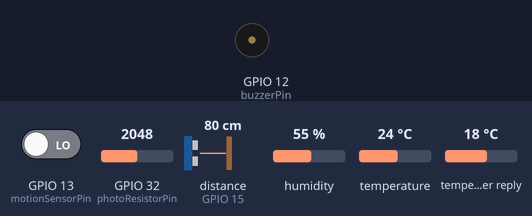
The program below on a simulated ESP32. Shown: buzzer (waves = sounding). Wiring (inferred from the names in the program): ultrasonic range finder: trigger GPIO 25; echo GPIO 15. The test bench sets the inputs (shaded band); at power-on: temperature 24 °C, GPIO 13 (motionSensorPin) LOW, temperature in the weather reply 18 °C, GPIO 32 (photoResistorPin) = 2048, distance to the obstacle (sensor on GPIO 15) 80 cm, humidity 55 %. The echo pulse lasts 58.3 µs per cm; WiFi joins after 1.5 s; servers stay silent unless stated; uploads are accepted with an empty reply; the local clock reads 2024-03-15 10:24:30 at power-on unless the program sets it; web services answer with replies made up by the test bench; what the program prints to the serial monitor is not drawn.

Above: at 13.7 s.
13.8 s: temperature set to 33 °C
23.2 s: GPIO 13 (motionSensorPin) driven HIGH
26.6 s: temperature in the weather reply set to 28 °C
At 47.7 s:
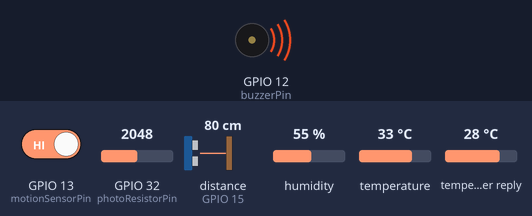
Timing chart, 0 to 49.9 s (numbered marks = the images above; inputs shaded):
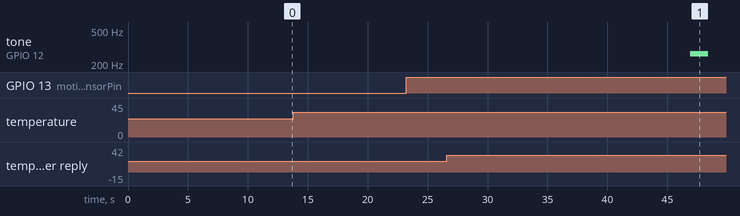

The program:

main.cpp
```cpp
#include <Arduino.h>
#include <Wire.h>
#include "DHT20.h"
#include "TempSensor.hpp"
#include "wifiConnect.hpp"
#include "Motion.hpp"
#include "Distance.hpp"
#include <Tone32.h>
#include "helper.hpp"

const int trigPin = GPIO_NUM_25;
const int echoPin = GPIO_NUM_15;
const int motionSensorPin = GPIO_NUM_13;
const int photoResistorPin = GPIO_NUM_32;
const int buzzerPin = GPIO_NUM_12;

#define SOUND_SPEED 0.034
#define CM_TO_INCH 0.393701
#define BUZZER_CHANNEL 0
#define TEMP_LIGHT_TIMER 10000;

unsigned int numDarkIndoors = 0;
float halfMinuteTimer;
bool isBreak = false;
bool stoodUp = false;
float maxSittingTime = 20000;
float initialSittingTime;
float currentSittingTime;
float startBreak;
float breakDuration = 10000;
long duration;
float distanceCm;
float distanceInch;
float volatile movementDetected = false;
int exceededSittingTime = 0;
char sittingStr[] = "numExceededSitting";
char outdoorStr[] = "outdoorTemp";
char indoorStr[] = "indoorTemp";
int minLightVal = INT_MAX;
int maxLightVal = INT_MIN;

StaticJsonDocument<BUF_SIZE> weatherJson;

TempSensor tempSensor{75, true};           // prefTemp = 75, units in Fahrenheit
Distance distanceSensor{trigPin, echoPin};

void IRAM_ATTR detectsMovement(){
  movementDetected = true;
  Serial.println("MOTION DETECTED");
}

float getCurrentDistance() {
  digitalWrite(trigPin, LOW);
  delayMicroseconds(2);
  digitalWrite(trigPin, HIGH);
  delayMicroseconds(10);
  digitalWrite(trigPin, LOW);

  duration = pulseIn(echoPin, HIGH);
  distanceSensor.setDistanceInch(duration);
  float distanceInch = distanceSensor.getDistanceInch();
  return distanceInch;
}

void playBuzzer() {
  float startTime = millis();
  while (millis() - startTime < 1500) {
    tone(buzzerPin, NOTE_C4, 500, BUZZER_CHANNEL);
    noTone(buzzerPin, BUZZER_CHANNEL);
  }
}

void setup() {
  Serial.begin(115200);

  // distance sensor
  pinMode(trigPin, OUTPUT);
  pinMode(echoPin, INPUT);

  // light sensor
  calibrateLightSensor(minLightVal, maxLightVal, photoResistorPin);

  // buzzer
  pinMode(buzzerPin, OUTPUT);

  // initialize timer for temp/light sensor
  halfMinuteTimer = millis() + TEMP_LIGHT_TIMER;

  // initialize sitting time
  initialSittingTime = millis();

  // intialize distance threshold (distance from sitting down position)
  float threshold = getCurrentDistance();
  distanceSensor.initializeDistanceThreshold(threshold);

  // motion sensor
  pinMode(motionSensorPin, INPUT);
  attachInterrupt(motionSensorPin, detectsMovement, RISING);

  // Connect to WiFi network
  delay(1000);
  Serial.println();
  Serial.println();
  initializeWifi();
}

void loop() {

  tm* curTm = getCurTime();
  std::string timeStr = "";
  getTimeString(curTm, timeStr);

  // distance sensor -- measure time it takes for signal to return
  float distance = getCurrentDistance();
  currentSittingTime = millis() - initialSittingTime;

  Serial.print("distance to closest object: "); Serial.println(distance);
  Serial.print("threshold: "); Serial.println(distanceSensor.getDistanceThreshold());
  Serial.print("current sitting time (sec): "); Serial.println(convToSec(currentSittingTime));
  Serial.println();

  if (currentSittingTime > maxSittingTime && !isBreak) {      // user needs to take a break now, buzzer to start break
    Serial.println(" BREAK TIME!!! ");
    playBuzzer();
    if (distanceSensor.distanceGreaterThanThreshold() && movementDetected) {
      // person has moved away
      Serial.println("-- BREAK TIME, person has moved away --");
      stoodUp = true;
      initialSittingTime = millis();
      movementDetected = false;

      Serial.print("sittingDuration: "); Serial.println(currentSittingTime);
      postSittingDuration(currentSittingTime, timeStr); //how long they sat for

    } else {  // send to aws to notify user has exceeded their sitting time
      Serial.println(" BREAK TIME, person stayed sitting ");
      exceededSittingTime++;
      stoodUp = false;
      Serial.print("exceededSittingTime: "); Serial.println(exceededSittingTime);
      postExceededSitting(exceededSittingTime); // num times that user exceeded sitting time, sends every second during break!!!
    }
    isBreak = true;
    startBreak = millis();

  }

  if (distanceSensor.distanceGreaterThanThreshold() && movementDetected) {
    // person has moved away
    Serial.println("-- NOT BREAK, person has moved away --");
    initialSittingTime = millis();
    movementDetected = false;
  }

  // buzzer when break is over
  if (isBreak && millis() - startBreak >= breakDuration) {
    Serial.println(" BREAK OVER");
    playBuzzer();
    isBreak = false;
    if (stoodUp){
      initialSittingTime = millis();
    }
  }

  if (millis() > halfMinuteTimer){   // collect temp/light readings every minute
    weatherJson = requestWeatherJson();
    tm* sunsetTm = getDailySunset(weatherJson);
    tm* sunriseTm = getDailySunrise(weatherJson);
    float outdoorTemp = getOutsideTemp(weatherJson);
    float indoorTemp = tempSensor.readIndoorTemp();
    int rec = giveTempRec(indoorTemp, outdoorTemp, tempSensor.getPreferredTemp());

    int currLightVal = getLightVal(minLightVal, maxLightVal, analogRead(photoResistorPin));
    int lightRec = giveLightRec(curTm, sunsetTm, sunriseTm, currLightVal);

    printCurTime(curTm);
    printWeatherData(outdoorTemp, sunriseTm, sunsetTm);
    printSensorData(indoorTemp, currLightVal);

    printTempRec(rec);
    printLightRec(lightRec);

    if (lightRec == OPEN_BLINDS || lightRec == TURN_ON_LIGHT){
      numDarkIndoors++;
      postNumDarkIndoors(numDarkIndoors);// number of times it was dark indoors
    }
    postTempAndLight(outdoorTemp, indoorTemp, currLightVal, timeStr);

    delete sunsetTm;
    delete sunriseTm;
    delete curTm;

    halfMinuteTimer = millis() + TEMP_LIGHT_TIMER;
  }
  delay(3000);
}
```

Distance.hpp
```cpp
#ifndef DISTANCE_HPP
#define DISTANCE_HPP

#include <Arduino.h>
#include <Wire.h>

class Distance {
    public:
        Distance(const int trigPin, const int echoPin);
        void setDistanceInch(long duration);
        float getDistanceInch() const;
        bool distanceGreaterThanThreshold();
        void initializeDistanceThreshold(float threshold);
        float getDistanceThreshold();

    private:
        float distanceThreshold;
        float distanceInch;
        float SOUND_SPEED = 0.034;
        float CM_TO_INCH = 0.393701;
        int trigPin;
        int echoPin;

};

#endif
```

Motion.hpp
```cpp
#ifndef MOTION_HPP
#define MOTION_HPP

#include <Arduino.h>
#include <Wire.h>

class Motion {
    public:
        Motion(const int motionSensorPin);

    private:
        void IRAM_ATTR detectsMovement();
        int motionSensorPin;
};

#endif
```

TempSensor.hpp
```cpp
#ifndef TEMPSENSOR_HPP
#define TEMPSENSOR_HPP

#include "DHT20.h"


class TempSensor
{
public:
    // initialize with a preferred temp
    TempSensor(float preferredTemp);
    // specify units
    TempSensor(float preferredTemp, bool inF);

    void setPreferredTemp(float newTemp);  // user can alter indoor temp pref
    float getPreferredTemp();
    float readIndoorTemp();
    bool inFahrenheit();

private:
    float prefTemp; // stored in Celcius
    bool f;
    DHT20 DHT;


};


#endif
```

helper.hpp
```cpp
#ifndef HELPER_HPP
#define HELPER_HPP

#include <Arduino.h>
#include "time.h"

const int DO_NOTHING = 0;
const int OPEN_WINDOW = 1;
const int CLOSE_WINDOW = 2;
const int OPEN_BLINDS = 3;
const int TURN_ON_LIGHT = 4;
const int LIGHT_THRESHOLD = 10;

float convToSec(float ms);
void calibrateLightSensor(int& minLightVal, int& maxLightVal, int photoResPin);
float getLightVal(float minLight, float maxLight, float rawVal);

void printWeatherData(float outsideTemp, tm* sunriseTm, tm* sunsetTm);
void printSensorData(float temp, float light);
void printCurTime(tm* curTm);
void printIndoorTemp(float temp);
void printOutdoorTemp(float temp);
void printTempRec(int rec);
void printLightRec(int rec);
void printIndoorLight(int lightVal);

bool isDaytime(tm* curTm, tm* sunset, tm* sunrise);
bool isDarkIndoors(float curLightVal);
int tmCompare(tm* t1, tm* t2);

int giveTempRec(float indoor, float outdoor, float prefTemp);
int giveLightRec(tm* curTm, tm* sunset, tm* sunrise, float curLightVal);
void getTimeString(tm* curTm, std::string& str);

#endif
```

wifiConnect.hpp
```cpp
#ifndef WIFICONNECT_HPP
#define WIFICONNECT_HPP

// 1536 recommended buffer size https://arduinojson.org/v6/assistant
# define BUF_SIZE 1536

#include <string>
#include <WiFi.h>
#include <HTTPClient.h>
#include <ArduinoJSON.h>
#include "time.h"

void initializeWifi();
std::string httpRequest(const char* url);
void httpPost(const char* serverName, const char* body);
StaticJsonDocument<BUF_SIZE> jsonify(const std::string response);

StaticJsonDocument<1536> requestWeatherJson();
float getOutsideTemp(StaticJsonDocument<1536> doc);
tm* getDailySunset(StaticJsonDocument<1536> doc);
tm* getDailySunrise(StaticJsonDocument<1536> doc);
tm* getCurTime ();

void postTempAndLight(float outdoorTemp, float indoorTemp, float indoorLight, std::string time);
void postExceededSitting(unsigned int numExceededSitting);
void postSittingDuration(float sitDuration, std::string time);
void postNumDarkIndoors(unsigned int numDarkIndoors);

#endif
```

Distance.cpp
```cpp
#include "Distance.hpp"
#define SOUND_SPEED 0.034
#define CM_TO_INCH 0.393701

Distance::Distance(const int trigPin, const int echoPin)
    : trigPin{trigPin}, echoPin{echoPin} {
}

void Distance::initializeDistanceThreshold(float threshold) {
    distanceThreshold = threshold;
}

float Distance::getDistanceThreshold() {
    return distanceThreshold;
}

void Distance::setDistanceInch(long duration) {
    float distanceCm = duration * SOUND_SPEED/2;
    distanceInch = distanceCm * CM_TO_INCH;
}

float Distance::getDistanceInch() const {
    return distanceInch;
}

bool Distance::distanceGreaterThanThreshold() {
    return distanceInch > distanceThreshold - 10;
}
```

Motion.cpp
```cpp
#include "Motion.hpp"

Motion::Motion(const int motionSensorPin)
    : motionSensorPin{motionSensorPin} {
}

void IRAM_ATTR Motion::detectsMovement(){
  Serial.println("MOTION DETECTED!!!");
}
```

TempSensor.cpp
```cpp
#include "TempSensor.hpp"

namespace {
    float toFahrenheit(float tempCelcius){
        return (tempCelcius * (9/5)) + 32;
    }
    float toCelcius(float tempF){
        return (tempF - 32) * (5/9 );
    }
}

TempSensor::TempSensor(float preferredTemp)
    : prefTemp{preferredTemp}, f{false}
    {
        DHT.begin();
    }

TempSensor::TempSensor(float preferredTemp, bool inF)
    : prefTemp{preferredTemp}, f{inF}
    {
        DHT.begin();
    }

float TempSensor::readIndoorTemp(){
    DHT.read();
    float inCelcius = DHT.getTemperature();
    if (f){
        return toFahrenheit(inCelcius);
    }
    return inCelcius;
}

float TempSensor::getPreferredTemp(){
    if (f){
        return toFahrenheit(prefTemp);
    }
    return prefTemp;
}

void TempSensor::setPreferredTemp(float newTemp){
    if (f){
        prefTemp = toCelcius(newTemp);
    }
    else {
        prefTemp = newTemp;
    }
}

bool TempSensor::inFahrenheit(){
    return f;
}
```

helper.cpp
```cpp
 #include "helper.hpp"

 float convToSec(float ms){
   return ms / 1000;
 }

 void calibrateLightSensor(int& minLightVal, int& maxLightVal, int photoResPin){

    int start_time = millis();
    int time_elapsed = millis() - start_time;

    // ten seconds
    Serial.println("Starting light sensor calibration for 10 secs...");
    sleep(2);

    while (time_elapsed < 10000){
      int cur_light_val =  analogRead(photoResPin);
      Serial.println(cur_light_val);

      minLightVal = min(cur_light_val, minLightVal);
      maxLightVal = max(cur_light_val, maxLightVal);
      time_elapsed = millis() - start_time;
  }
  Serial.print("Min = "); Serial.println(minLightVal);
  Serial.print("Max = "); Serial.println(maxLightVal);
 }

 float getLightVal(float minLight, float maxLight, float rawVal){
   // val between 0 and 100
   return (100 * (rawVal - minLight)) / (maxLight - minLight);
 }

 void printWeatherData(float outsideTemp, tm* sunriseTm, tm* sunsetTm){
      Serial.println("-------- Weather data from API ---------");
      Serial.print("Outside temp = "); Serial.println(outsideTemp);
      Serial.print("Sunrise = "); Serial.println(sunriseTm, "%A, %B %d %Y %I:%M:%S");
      Serial.print("Sunset = "); Serial.println(sunsetTm, "%A, %B %d %Y %I:%M:%S");
    }

void printSensorData(float temp, float light){
  printIndoorTemp(temp);
  printIndoorLight(light);
}

void printCurTime(tm* curTm){
      Serial.println(curTm, "Current time =   %A, %B %d %Y %I:%M:%S");
    }

void printIndoorTemp(float temp){
      Serial.print("Indoor temperature =   ");
      Serial.println(temp);
    }

void printOutdoorTemp(float temp){
      Serial.print("Outdoor temperature =   ");
      Serial.println(temp);
    }

void printIndoorLight(int lightVal){
    Serial.print("Indoor light =    ");
    Serial.println(lightVal);
}

void printTempRec(int rec){
    Serial.print("Temperature Recommendation =  ");
      if (rec == DO_NOTHING){
        Serial.println("Do nothing");
      }
      else if (rec == OPEN_WINDOW){
        Serial.println("Open window");
      }
      else if (rec == CLOSE_WINDOW){
        Serial.println("Close window");
      }
    }

void printLightRec(int rec){
    Serial.println("Light Recommendation:   ");
      if (rec == DO_NOTHING){
        Serial.println("Do nothing");
      }
      else if (rec == OPEN_BLINDS){
        Serial.println("Open blinds");
      }
      else if (rec == TURN_ON_LIGHT){
        Serial.println("Turn on light");
      }
      Serial.println();
    }

int giveTempRec(float indoor, float outdoor, float prefTemp){
      if (outdoor > indoor && indoor < prefTemp){
          // OPEN WINDOW TO WARM UP HOUSE b/c it's too cold inside
          return OPEN_WINDOW;
      }
      if (outdoor > indoor && indoor >= prefTemp){
          // CLOSE WINDOW, TURN ON AC b/c too hot outside
          return CLOSE_WINDOW;
      }
      if (outdoor < indoor && indoor > prefTemp){
          // OPEN WINDOW TO COOL DOWN HOUSE b/c it's too warm inside
          return OPEN_WINDOW;
      }
      if (outdoor < indoor && indoor <= prefTemp){
          // CLOSE WINDOW, TURN ON HEATER b/c it's too cold outside
          return CLOSE_WINDOW;
      }
      // if outdoor == indoor
      return DO_NOTHING;
}

int tmCompare(tm* t1, tm* t2){
  if (t1->tm_hour > t2->tm_hour){       // t1 hour > t2 hour
      return 1;
  }
  else if (t1->tm_hour < t2->tm_hour){  // t1 hour < t2 hour
      return -1;
  }
  else {                                // hours equal
      if (t1->tm_min > t2->tm_min){
        return 1;
      }
      else if (t1->tm_min < t2->tm_min){
        return -1;
      }
      else {                               // mins equal
          if (t1->tm_sec > t2->tm_sec){
            return 1;
          }
          else if (t1->tm_sec < t2->tm_sec){
            return -1;
          }
      }
  }
  // secs equal
  return 0;
}

bool isDarkIndoors(float curLightVal){
    return curLightVal < LIGHT_THRESHOLD;
}

bool isDaytime(tm* curTm, tm* sunset, tm* sunrise){
  return (tmCompare(curTm, sunrise) >= 0 && tmCompare(curTm, sunset) < 1);
}

int giveLightRec(tm* curTm, tm* sunset, tm* sunrise, float curLightVal){
    if (isDarkIndoors(curLightVal)){
        // If it’s daytime outside, open blinds -- curTm >= sunrise && curTm <= sunset
        if (isDaytime(curTm, sunset, sunrise)){
            return OPEN_BLINDS;
        }
        else {
          // If it's nighttime, turn on lights
          return TURN_ON_LIGHT;
        }
    }
    // else, light levels are sufficient
    return DO_NOTHING;
}

void getTimeString(tm* curTm, std::string& str){
  char timeStr[100];
  sprintf(timeStr, "%d:%d:%d", curTm->tm_hour, curTm->tm_min, curTm->tm_sec);
  str = timeStr;
}


    
```

Source omitted: wifiConnect.cpp (5349 bytes)
